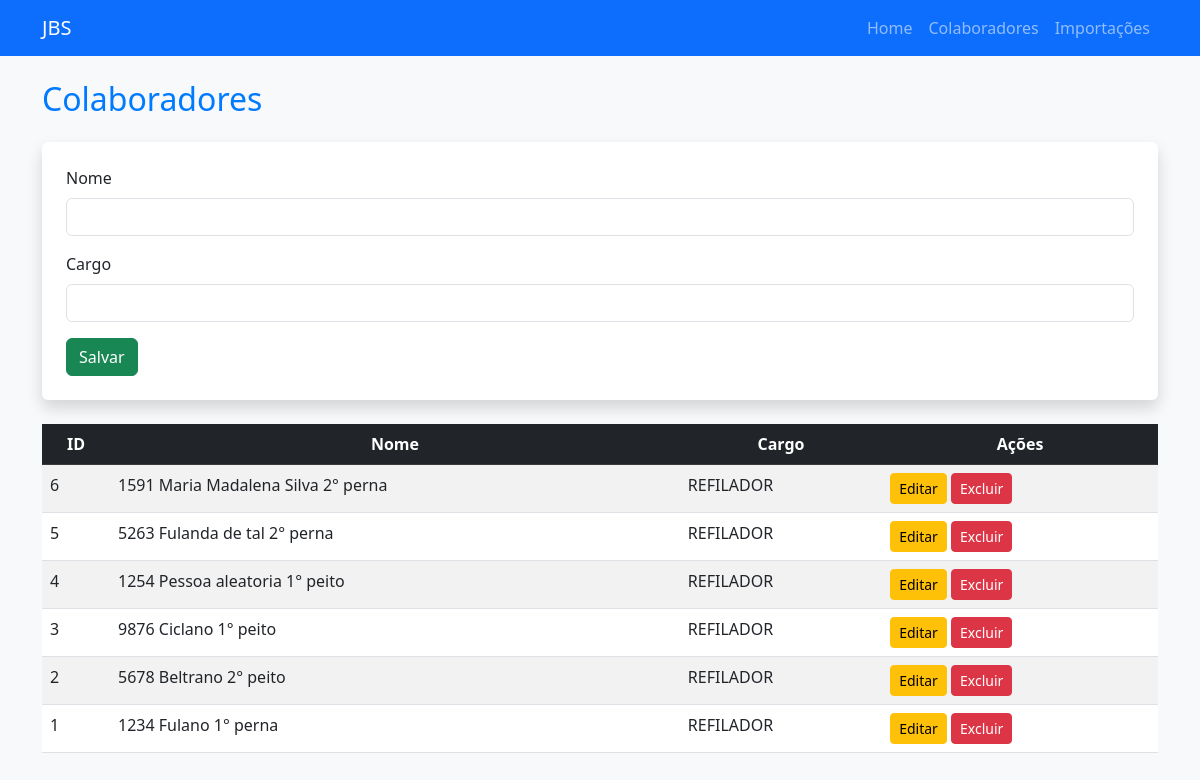
The page /colaboradores (signed in) on the database as committed earlier.
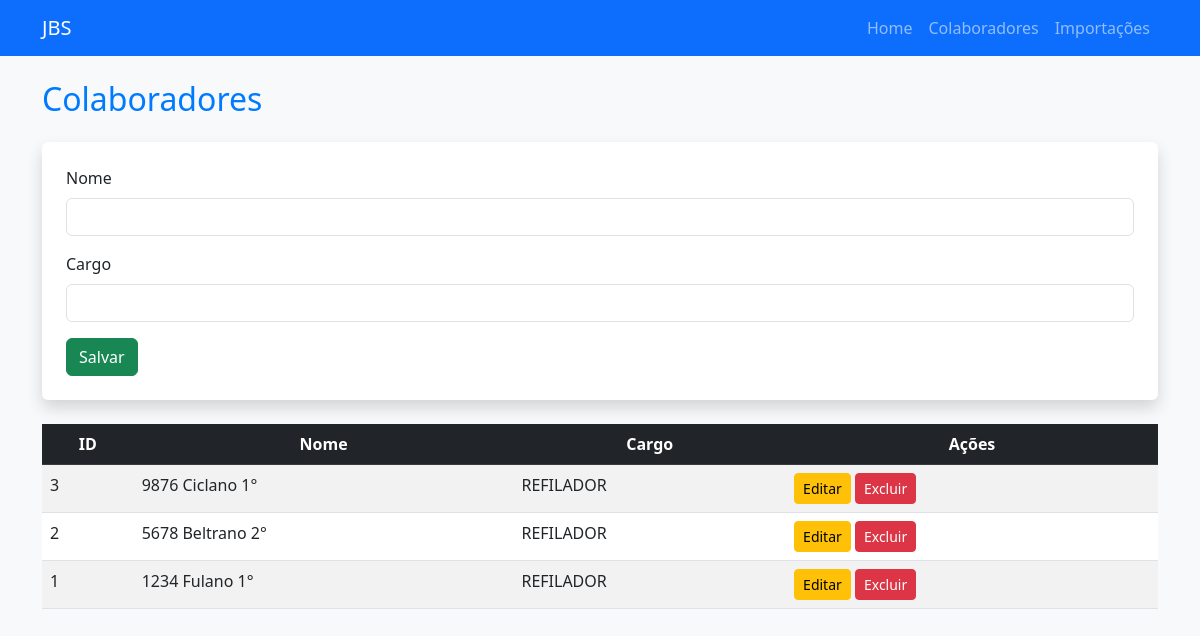
The same page on the database as committed later.
### app/models.py (models this page shows)
class Colaborador(db.Model):
    id = db.Column(db.Integer, primary_key=True)
    nome = db.Column(db.String(100), nullable=False)
    cargo = db.Column(db.String(100), nullable=False)
    importacoes = db.relationship('Importacao', backref='colaborador', cascade='all, delete-orphan')

### app/routes.py (the view, shortened to what this page needs)
@main.route('/colaboradores', methods=['GET', 'POST'])
def colaboradores():
    colaboradores = Colaborador.query.order_by(Colaborador.id.desc()).all()
    return render_template('colaboradores.html', colaboradores=colaboradores)

### app/__init__.py (called while the page is built)
def create_app():
    app = Flask(__name__, template_folder='templates')
    app.config['SECRET_KEY'] = 'your_secret_key_here'
    app.config['SQLALCHEMY_DATABASE_URI'] = 'sqlite:///app.db'
    app.config['SQLALCHEMY_TRACK_MODIFICATIONS'] = False
    db.init_app(app)
    migrate.init_app(app, db)
    from app.routes import main
    from app.auth import auth
    app.register_blueprint(main)
    app.register_blueprint(auth, url_prefix='/auth')
    @app.before_request
    def check_user_logged_in():
        open_endpoints = ['auth.login', 'auth.register']  # Add more if needed
        if 'user_id' not in session and request.endpoint not in open_endpoints:
            return redirect(url_for('auth.login'))
    with app.app_context():
        db.create_all()
    return app

### app/templates/colaboradores.html
{% extends 'base.html' %}
{% block content %}
<h2 class="mb-4">Colaboradores</h2>
<form method="POST" class="mb-4 p-4 bg-white shadow rounded">
    <div class="mb-3">
        <label class="form-label">Nome</label>
        <input type="text" name="nome" class="form-control" required>
    </div>
    <div class="mb-3">
        <label class="form-label">Cargo</label>
        <input type="text" name="cargo" class="form-control" required>
    </div>
    <button type="submit" class="btn btn-success">Salvar</button>
</form>
<table class="table table-striped table-hover">
    <thead class="table-dark">
        <tr>
            <th>ID</th>
            <th>Nome</th>
            <th>Cargo</th>
            <th>Ações</th>
        </tr>
    </thead>
    <tbody>
        {% for colaborador in colaboradores %}
        <tr>
            <td>{{ colaborador.id }}</td>
            <td>{{ colaborador.nome }}</td>
            <td>{{ colaborador.cargo }}</td>
            <td>
                <a href="{{ url_for('main.edit_colaborador', id=colaborador.id) }}" class="btn btn-warning btn-sm">Editar</a>
                <form action="{{ url_for('main.delete_colaborador', id=colaborador.id) }}" method="POST" class="d-inline">
                    <button type="submit" class="btn btn-danger btn-sm" onclick="return confirm('Deseja excluir?')">Excluir</button>
                </form>
            </td>
        </tr>
        {% endfor %}
    </tbody>
</table>
{% endblock %}

### app/templates/base.html (shortened to what this page needs)
<!DOCTYPE html>
<html lang="pt-BR">
<head>
    <link
        href="https://cdn.jsdelivr.net/npm/bootstrap@5.3.0/dist/css/bootstrap.min.css"
        rel="stylesheet"
    >
    <link rel="stylesheet" href="{{ url_for('static', filename='styles.css') }}">
</head>
<body class="bg-light">
    <nav class="navbar navbar-expand-lg navbar-dark bg-primary">
        <div class="container">
            <a class="navbar-brand" href="{{ url_for('main.home') }}">JBS</a>
            <div class="collapse navbar-collapse">
                <ul class="navbar-nav ms-auto">
                    <li class="nav-item"><a class="nav-link" href="{{ url_for('main.home') }}">Home</a></li>
                    <li class="nav-item"><a class="nav-link" href="{{ url_for('main.colaboradores') }}">Colaboradores</a></li>
                    <li class="nav-item"><a class="nav-link" href="{{ url_for('main.importacoes') }}">Importações</a></li>
                </ul>
            </div>
        </div>
    </nav>
    <main class="container mt-4">
        {% block content %}{% endblock %}
    </main>
</body>
</html>

### app/static/styles.css (style rules this page uses)
body { background-color: #f8f9fa; }
h2 { color: #007bff; }
.table th { text-align: center; }

Rows that differ between the two databases and show on the page:
removed Colaborador: id "6", nome "1591 Maria Madalena Silva 2° perna", cargo "REFILADOR"
removed Colaborador: id "5", nome "5263 Fulanda de tal 2° perna", cargo "REFILADOR"
removed Colaborador: id "4", nome "1254 Pessoa aleatoria 1° peito", cargo "REFILADOR"
changed Colaborador id 3: nome "9876 Ciclano 1° peito" → "9876 Ciclano 1°"
changed Colaborador id 2: nome "5678 Beltrano 2° peito" → "5678 Beltrano 2°"
changed Colaborador id 1: nome "1234 Fulano 1° perna" → "1234 Fulano 1°"
